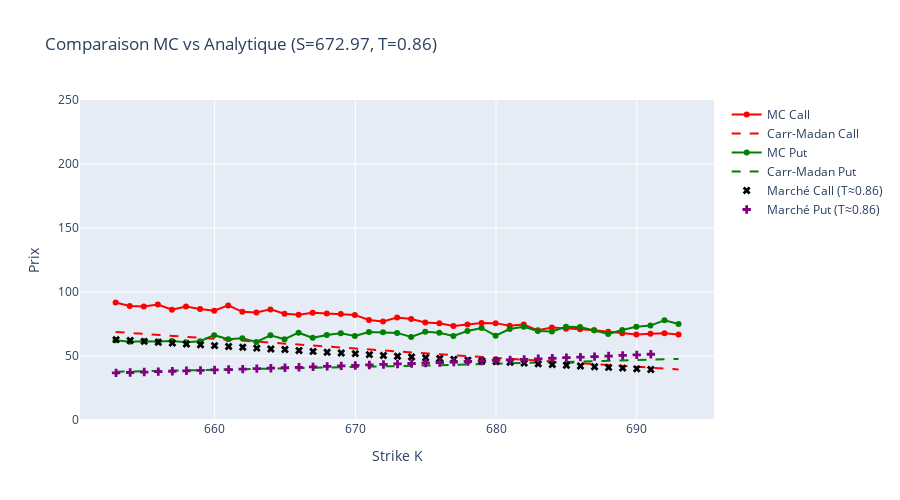

The cell this chart's notebook holds for it:
### Markdown cell above
## Étape 5 — Comparaison Monte Carlo vs Carr-Madan

### Code cell
idx_S = len(S_grid_mc) // 2
S_compare = S_grid_mc[idx_S]
print(f"Spot sélectionné pour la comparaison: {S_compare:.2f}")

params_cm_compare = HestonParams(
    kappa=torch.tensor(calib_params['kappa'], dtype=torch.float64),
    theta=torch.tensor(calib_params['theta'], dtype=torch.float64),
    sigma=torch.tensor(calib_params['sigma'], dtype=torch.float64),
    rho=torch.tensor(calib_params['rho'], dtype=torch.float64),
    v0=torch.tensor(calib_params['v0'], dtype=torch.float64),
)

Ks_compare = torch.tensor(K_grid_mc, dtype=torch.float64)
call_anal_compare = carr_madan_call_torch(S_compare, rf_rate, div_yield, T_mc, params_cm_compare, Ks_compare)
discount_factor = torch.exp(-torch.tensor(rf_rate * T_mc, dtype=torch.float64))
forward_factor = torch.exp(-torch.tensor(div_yield * T_mc, dtype=torch.float64))
put_anal_compare = call_anal_compare - S_compare * forward_factor + Ks_compare * discount_factor

call_anal_np = call_anal_compare.detach().cpu().numpy()
put_anal_np = put_anal_compare.detach().cpu().numpy()

# Points marché à superposer (T cible et fenêtre K définie)
market_T_target = 0.86
k_min_plot, k_max_plot = S0_ref - span_mc, S0_ref + span_mc

market_calls_plot = calls_df.copy() if "calls_df" in globals() else calls_df_full.copy()
market_calls_plot = market_calls_plot.dropna(subset=["iv_market"])
market_calls_plot = market_calls_plot[(market_calls_plot["iv_market"] > 0) & (market_calls_plot["T"].round(2) == round(market_T_target, 2))]
market_calls_plot = market_calls_plot[(market_calls_plot["K"] >= k_min_plot) & (market_calls_plot["K"] <= k_max_plot)]
market_calls_plot = market_calls_plot.sort_values(["T", "K"])

market_puts_plot = puts_df.copy() if "puts_df" in globals() else puts_df_full.copy()
market_puts_plot = market_puts_plot.dropna(subset=["iv_market"])
market_puts_plot = market_puts_plot[(market_puts_plot["iv_market"] > 0) & (market_puts_plot["T"].round(2) == round(market_T_target, 2))]
market_puts_plot = market_puts_plot[(market_puts_plot["K"] >= k_min_plot) & (market_puts_plot["K"] <= k_max_plot)]
market_puts_plot = market_puts_plot.sort_values(["T", "K"])

fig_compare = go.Figure()
fig_compare.add_trace(go.Scatter(x=K_grid_mc, y=call_prices_mc[idx_S, :], mode='lines+markers', name='MC Call', line=dict(color='red')))
fig_compare.add_trace(go.Scatter(x=K_grid_mc, y=call_anal_np, mode='lines', name='Carr-Madan Call', line=dict(color='red', dash='dash')))
fig_compare.add_trace(go.Scatter(x=K_grid_mc, y=put_prices_mc[idx_S, :], mode='lines+markers', name='MC Put', line=dict(color='green')))
fig_compare.add_trace(go.Scatter(x=K_grid_mc, y=put_anal_np, mode='lines', name='Carr-Madan Put', line=dict(color='green', dash='dash')))
if len(market_calls_plot):
    fig_compare.add_trace(go.Scatter(x=market_calls_plot['K'], y=market_calls_plot.get('C_mkt', market_calls_plot['price'] if 'price' in market_calls_plot else market_calls_plot['iv_market']), mode='markers', name='Marché Call (T≈0.86)', marker=dict(color='black', size=7, symbol='x'), text=market_calls_plot['T']))
if len(market_puts_plot):
    fig_compare.add_trace(go.Scatter(x=market_puts_plot['K'], y=market_puts_plot.get('P_mkt', market_puts_plot['price'] if 'price' in market_puts_plot else market_puts_plot['iv_market']), mode='markers', name='Marché Put (T≈0.86)', marker=dict(color='purple', size=7, symbol='cross'), text=market_puts_plot['T']))
fig_compare.update_layout(title=f"Comparaison MC vs Analytique (S={S_compare:.2f}, T={T_mc:.2f})", xaxis_title='Strike K', yaxis_title='Prix', height=500, yaxis=dict(range=[0, 250]))
fig_compare.show()

# Tableaux marché filtrés
market_calls = market_calls_plot.sort_values(["T", "K"])[["K", "T", "C_mkt", "iv_market"]]
market_puts = market_puts_plot.sort_values(["T", "K"])[["K", "T", "P_mkt", "iv_market"]]
print(f"Lignes marché CALL (T≈{market_T_target}, K in [{k_min_plot},{k_max_plot}]): {len(market_calls)}")
if len(market_calls):
    display(market_calls.head(50))
else:
    print("Aucune ligne marché (calls) pour ce filtre")

print(f"Lignes marché PUT (T≈{market_T_target}, K in [{k_min_plot},{k_max_plot}]): {len(market_puts)}")
if len(market_puts):
    display(market_puts.head(50))
else:
    print("Aucune ligne marché (puts) pour ce filtre")

### Figure 1 — Plotly figure (JSON) as saved in the notebook; plotly's stock layout.template omitted (floating-point values rounded to 4 significant figures)
{"data": [{"line": {"color": "red"}, "mode": "lines+markers", "name": "MC Call", "type": "scatter", "x": [653.0, 654.0, 655.0, 656.0, 657.0, 658.0, 659.0, 660.0, 661.0, 662.0, 663.0, 664.0, 665.0, 666.0, 667.0, 668.0, 669.0, 670.0, 671.0, 672.0, 673.0, 674.0, 675.0, 676.0, 677.0, 678.0, 679.0, 680.0, 681.0, 682.0, 683.0, 684.0, 685.0, 686.0, 687.0, 688.0, 689.0, 690.0, 691.0, 692.0, 693.0], "y": [91.78, 89.1, 88.75, 90.26, 86.15, 88.75, 86.75, 85.31, 89.5, 84.5, 84.04, 86.43, 83.04, 82.27, 83.81, 83.17, 82.74, 82.12, 78.15, 77.03, 80.06, 78.94, 76.19, 75.52, 73.51, 74.63, 75.7, 75.68, 73.6, 74.6, 70.06, 72.24, 71.34, 70.97, 70.19, 68.89, 67.83, 66.76, 67.32, 67.8, 66.89]}, {"line": {"color": "red", "dash": "dash"}, "mode": "lines", "name": "Carr-Madan Call", "type": "scatter", "x": [653.0, 654.0, 655.0, 656.0, 657.0, 658.0, 659.0, 660.0, 661.0, 662.0, 663.0, 664.0, 665.0, 666.0, 667.0, 668.0, 669.0, 670.0, 671.0, 672.0, 673.0, 674.0, 675.0, 676.0, 677.0, 678.0, 679.0, 680.0, 681.0, 682.0, 683.0, 684.0, 685.0, 686.0, 687.0, 688.0, 689.0, 690.0, 691.0, 692.0, 693.0], "y": [68.82, 68.04, 67.25, 66.46, 65.69, 64.91, 64.13, 63.35, 62.58, 61.81, 61.05, 60.28, 59.52, 58.76, 58.0, 57.24, 56.5, 55.75, 55.0, 54.26, 53.52, 52.79, 52.05, 51.32, 50.6, 49.88, 49.16, 48.44, 47.73, 47.02, 46.32, 45.62, 44.92, 44.24, 43.55, 42.87, 42.19, 41.52, 40.86, 40.19, 39.53]}, {"line": {"color": "green"}, "mode": "lines+markers", "name": "MC Put", "type": "scatter", "x": [653.0, 654.0, 655.0, 656.0, 657.0, 658.0, 659.0, 660.0, 661.0, 662.0, 663.0, 664.0, 665.0, 666.0, 667.0, 668.0, 669.0, 670.0, 671.0, 672.0, 673.0, 674.0, 675.0, 676.0, 677.0, 678.0, 679.0, 680.0, 681.0, 682.0, 683.0, 684.0, 685.0, 686.0, 687.0, 688.0, 689.0, 690.0, 691.0, 692.0, 693.0], "y": [62.26, 61.09, 61.59, 61.25, 61.64, 60.65, 61.49, 66.27, 63.09, 63.83, 60.93, 66.2, 63.06, 68.2, 64.18, 66.38, 67.73, 65.66, 68.78, 68.64, 68.06, 64.85, 68.9, 68.17, 65.69, 69.5, 71.9, 65.84, 71.08, 72.87, 69.53, 69.14, 72.88, 72.65, 70.16, 67.28, 70.31, 72.91, 73.73, 77.85, 74.99]}, {"line": {"color": "green", "dash": "dash"}, "mode": "lines", "name": "Carr-Madan Put", "type": "scatter", "x": [653.0, 654.0, 655.0, 656.0, 657.0, 658.0, 659.0, 660.0, 661.0, 662.0, 663.0, 664.0, 665.0, 666.0, 667.0, 668.0, 669.0, 670.0, 671.0, 672.0, 673.0, 674.0, 675.0, 676.0, 677.0, 678.0, 679.0, 680.0, 681.0, 682.0, 683.0, 684.0, 685.0, 686.0, 687.0, 688.0, 689.0, 690.0, 691.0, 692.0, 693.0], "y": [37.69, 37.88, 38.08, 38.28, 38.48, 38.69, 38.89, 39.1, 39.31, 39.53, 39.74, 39.96, 40.18, 40.4, 40.63, 40.85, 41.09, 41.33, 41.56, 41.8, 42.05, 42.29, 42.54, 42.79, 43.05, 43.32, 43.58, 43.84, 44.12, 44.39, 44.67, 44.95, 45.24, 45.54, 45.84, 46.13, 46.44, 46.76, 47.07, 47.39, 47.71]}, {"marker": {"color": "black", "size": 7, "symbol": "x"}, "mode": "markers", "name": "Marché Call (T≈0.86)", "text": [0.86, 0.86, 0.86, 0.86, 0.86, 0.86, 0.86, 0.86, 0.86, 0.86, 0.86, 0.86, 0.86, 0.86, 0.86, 0.86, 0.86, 0.86, 0.86, 0.86, 0.86, 0.86, 0.86, 0.86, 0.86, 0.86, 0.86, 0.86, 0.86, 0.86, 0.86, 0.86, 0.86, 0.86, 0.86, 0.86, 0.86, 0.86, 0.86], "type": "scatter", "x": [653.0, 654.0, 655.0, 656.0, 657.0, 658.0, 659.0, 660.0, 661.0, 662.0, 663.0, 664.0, 665.0, 666.0, 667.0, 668.0, 669.0, 670.0, 671.0, 672.0, 673.0, 674.0, 675.0, 676.0, 677.0, 678.0, 679.0, 680.0, 681.0, 682.0, 683.0, 684.0, 685.0, 686.0, 687.0, 688.0, 689.0, 690.0, 691.0], "y": [62.77, 62.09, 61.42, 60.75, 60.09, 59.42, 58.76, 58.11, 57.45, 56.8, 56.14, 55.5, 55.05, 54.22, 53.59, 52.95, 52.31, 51.84, 51.06, 50.44, 49.82, 49.2, 48.59, 47.99, 47.38, 46.78, 46.2, 45.61, 45.02, 44.42, 43.84, 43.39, 42.8, 42.23, 41.66, 41.09, 40.53, 39.97, 39.41]}, {"marker": {"color": "purple", "size": 7, "symbol": "cross"}, "mode": "markers", "name": "Marché Put (T≈0.86)", "text": [0.86, 0.86, 0.86, 0.86, 0.86, 0.86, 0.86, 0.86, 0.86, 0.86, 0.86, 0.86, 0.86, 0.86, 0.86, 0.86, 0.86, 0.86, 0.86, 0.86, 0.86, 0.86, 0.86, 0.86, 0.86, 0.86, 0.86, 0.86, 0.86, 0.86, 0.86, 0.86, 0.86, 0.86, 0.86, 0.86, 0.86, 0.86, 0.86], "type": "scatter", "x": [653.0, 654.0, 655.0, 656.0, 657.0, 658.0, 659.0, 660.0, 661.0, 662.0, 663.0, 664.0, 665.0, 666.0, 667.0, 668.0, 669.0, 670.0, 671.0, 672.0, 673.0, 674.0, 675.0, 676.0, 677.0, 678.0, 679.0, 680.0, 681.0, 682.0, 683.0, 684.0, 685.0, 686.0, 687.0, 688.0, 689.0, 690.0, 691.0], "y": [36.8, 37.12, 37.45, 37.77, 38.09, 38.42, 38.75, 39.09, 39.42, 39.77, 40.12, 40.47, 40.81, 41.17, 41.52, 41.89, 42.26, 42.63, 43.0, 43.38, 43.77, 44.15, 44.54, 44.94, 45.33, 45.73, 46.14, 46.55, 46.97, 47.38, 47.81, 48.23, 48.67, 49.1, 49.54, 49.98, 50.44, 50.89, 51.35]}], "layout": {"height": 500, "title": {"text": "Comparaison MC vs Analytique (S=672.97, T=0.86)"}, "xaxis": {"title": {"text": "Strike K"}}, "yaxis": {"range": [0, 250], "title": {"text": "Prix"}}}}
